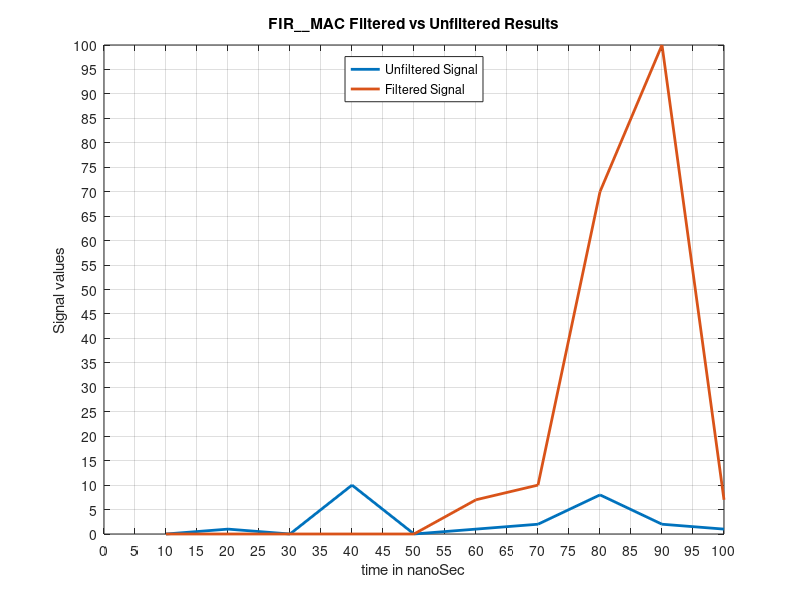

MATLAB code for this plot:
%---------------------------------------------------------------------------------------------------
% Name Lamin Jammeh
% CLass: EE417 Summer 2024
% Lesson 10 HW Question 3
% Group: Ron Kalin/ Lamin Jammeh
% Project Description: The Testbench results are ploted to show the filtered and unfiltered signals
%---------------------------------------------------------------------------------------------------

%Step1 define the TestBench result
time = 10:10:100;
Sample_in = [0, 1, 0, 10, 0, 1, 2, 8, 2, 1];
FIR_out = [0, 0, 0, 0, 0, 7, 10, 70, 100, 7];

%Step2 plot the TestBench results
plot(time, Sample_in, 'LineWidth',2);
hold on;
plot(time, FIR_out, 'LineWidth',2);
grid on;
legend('Unfiltered Signal','Filtered Signal', 'Location','north');

title('FIR__MAC Filtered vs Unfiltered Results');
xticks(0:5:100);
yticks(0:5:100);
xlabel('time in nanoSec');
ylabel('Signal values');
hold off;
